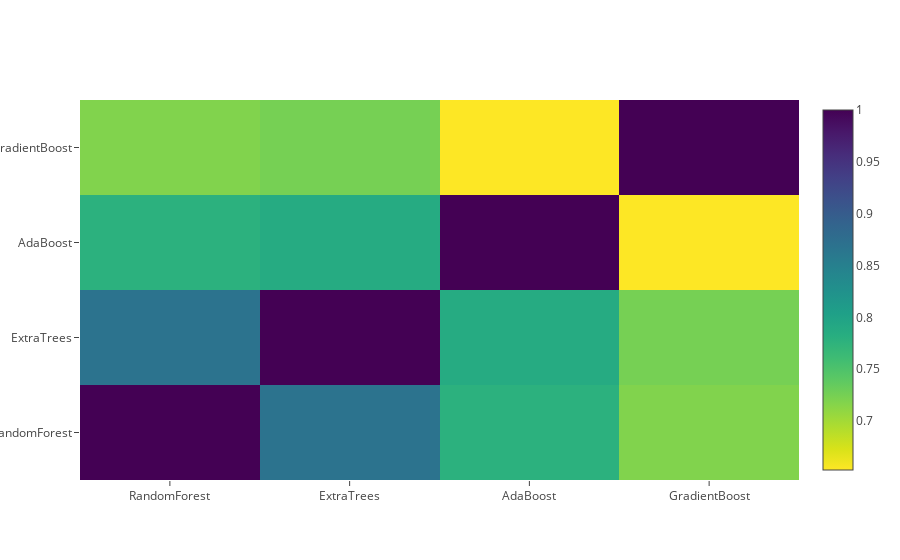

Notebook code cell kept with this figure:
### Markdown cell above
**Correlation Heatmap of the Second Level Training set**

### Code cell
data = [
    go.Heatmap(
        z= base_predictions_train.astype(float).corr().values ,
        x=base_predictions_train.columns.values,
        y= base_predictions_train.columns.values,
          colorscale='Viridis',
            showscale=True,
            reversescale = True
    )
]
py.iplot(data, filename='labelled-heatmap')

### Figure 1 — Plotly figure (JSON) as saved in the notebook; plotly's stock layout.template omitted (floating-point values rounded to 4 significant figures)
{"data": [{"type": "heatmap", "z": [[1, 0.8683, 0.778, 0.7183], [0.8683, 1, 0.7872, 0.7249], [0.778, 0.7872, 1, 0.6528], [0.7183, 0.7249, 0.6528, 1]], "x": ["RandomForest", "ExtraTrees", "AdaBoost", "GradientBoost"], "y": ["RandomForest", "ExtraTrees", "AdaBoost", "GradientBoost"], "colorscale": "Viridis", "showscale": true, "reversescale": true}], "layout": {"xaxis": {"type": "category", "range": [-0.5, 3.5], "autorange": true}, "yaxis": {"type": "category", "range": [-0.5, 3.5], "autorange": true}, "autosize": true}}
